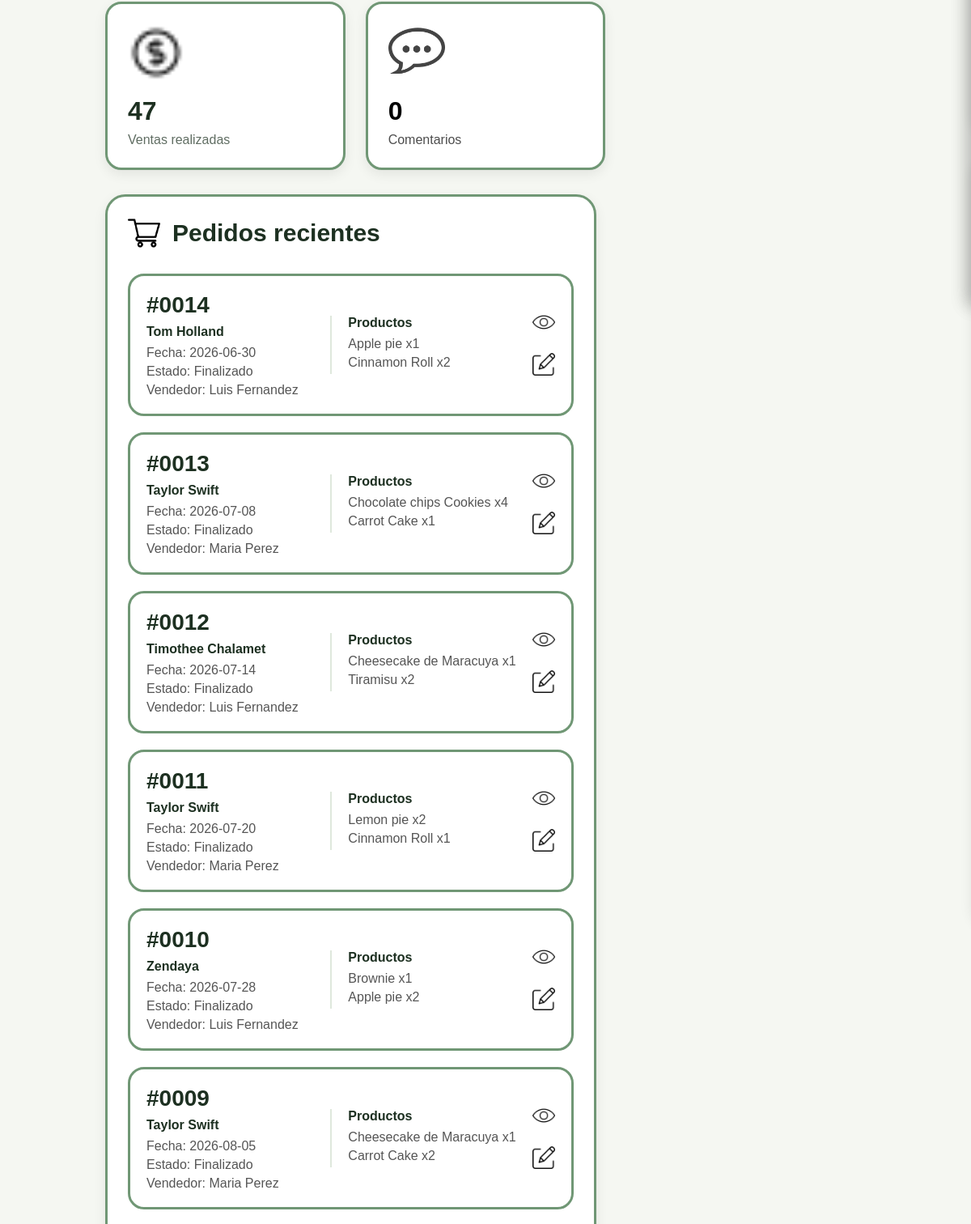
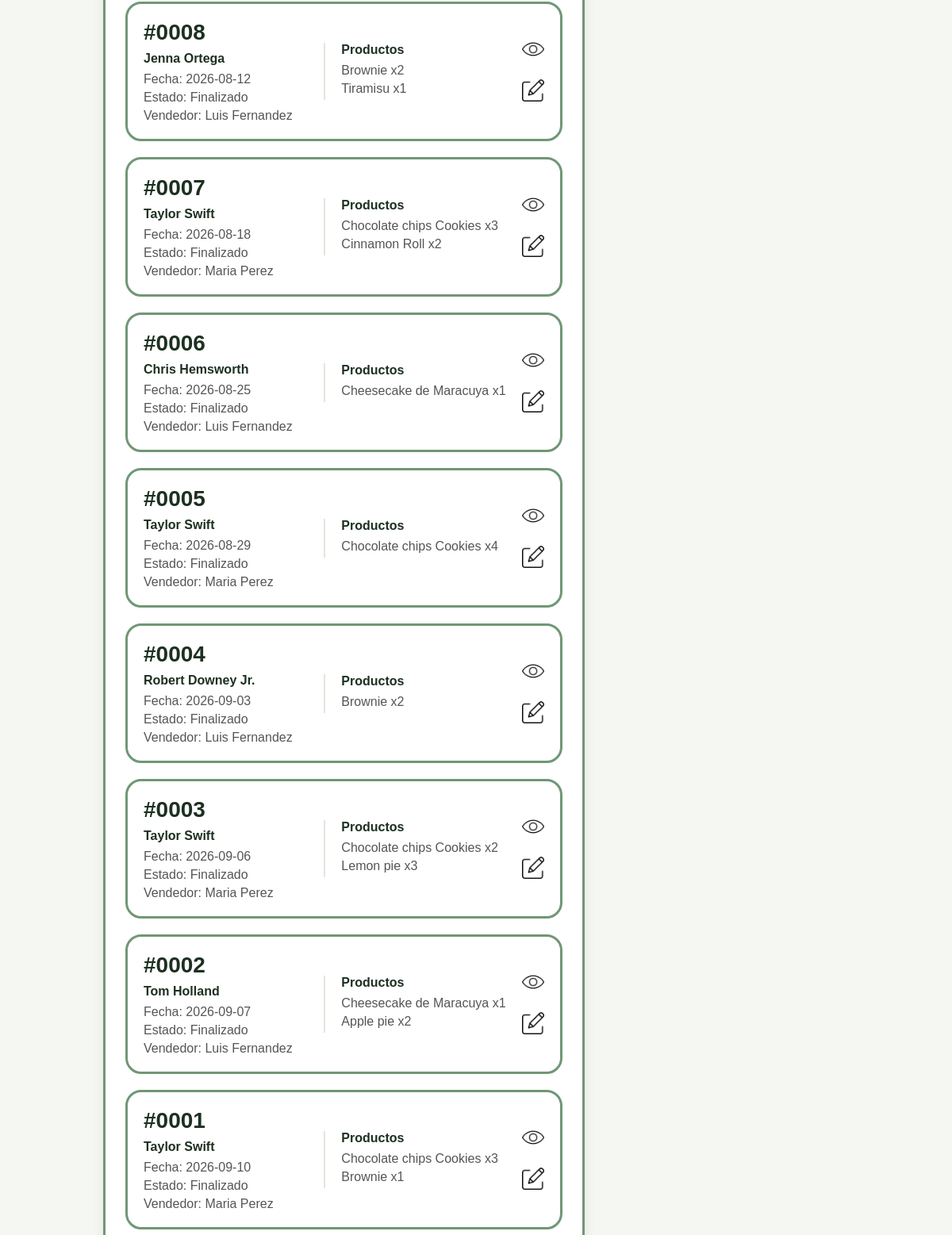
/paginaadmin.php (middle part), run on an earlier commit of the app's database (2 pictures, top to bottom).
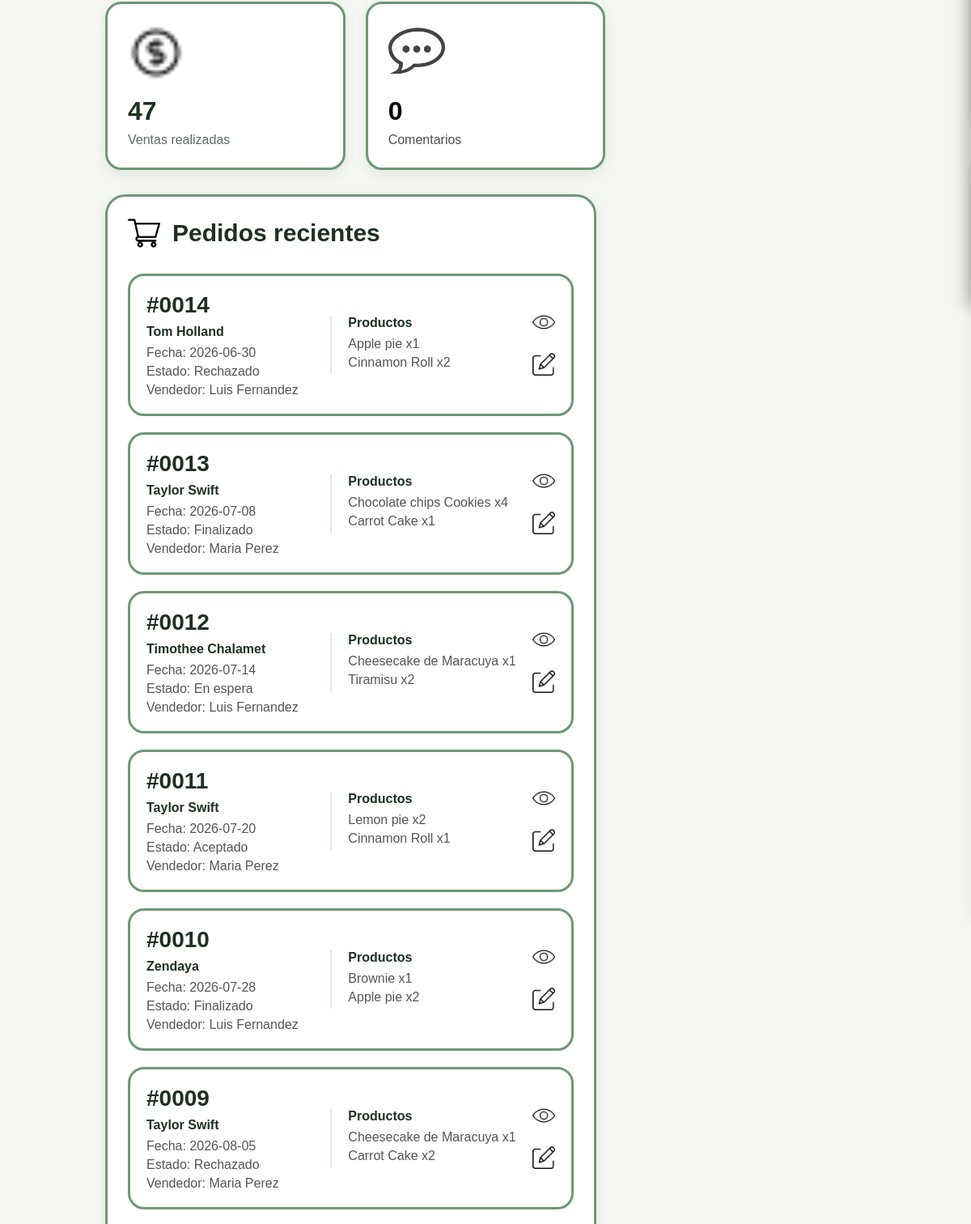
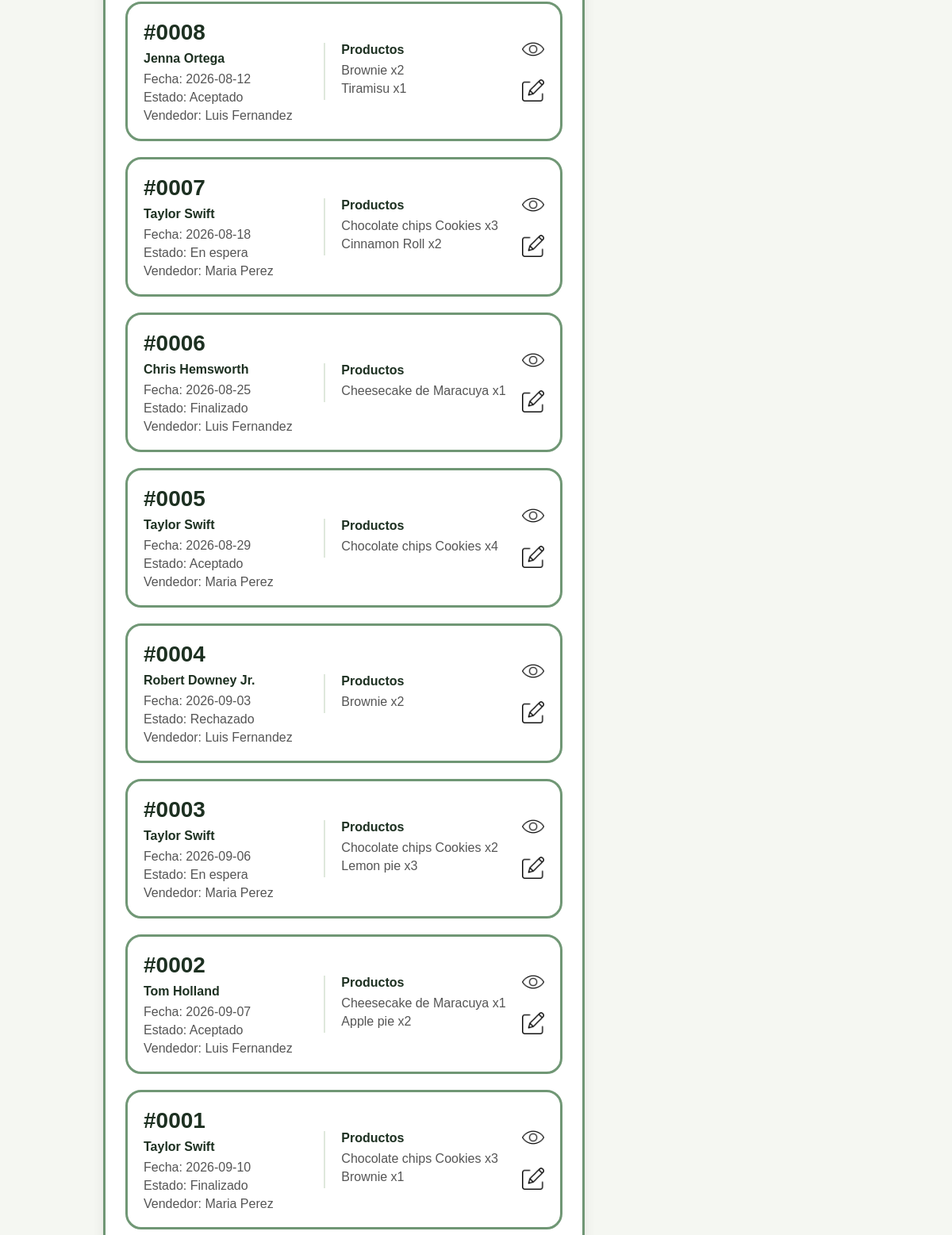
And on a later commit of the database (2 pictures, top to bottom).
### tables this page shows
CREATE TABLE IF NOT EXISTS `pedidos` (
  `id` INT NOT NULL AUTO_INCREMENT,
  `Nombre` VARCHAR(200) NULL,
  `Fecha` DATE NULL,
  `Estado` VARCHAR(45) NULL,
  `NombreVendedor` VARCHAR(200) NULL,
  `Direccion` VARCHAR(45) NULL,
  `Telefono` INT NULL,
  PRIMARY KEY (`id`)
);

### paginaadmin.php (the view, shortened to what this page needs)
<?php
$servidor = "localhost";
$usuario = "root";
$contrasena = "";
$bd = "vakerysss";
$conn = new mysqli(
    $servidor,
    $usuario,
    $contrasena,
    $bd
);
$conn->set_charset("utf8");
?>
<!DOCTYPE html>
<html lang="en">
<head>
      <link rel="stylesheet" href="estilos/estilosadmin.css">
</head>
<body>
<?php
$sql = "SELECT * FROM pedidos ORDER BY id DESC";
$pedidos = mysqli_query($conn, $sql);
?>
 <br>
 <br>
<section class="stats">
    <div class="card">
        <img
            src="imagenes/dinero.png"
            alt=""
        >
        <h2>47</h2>
        <p>Ventas realizadas</p>
    </div>
    <div class="card">
        <a href="Comentarios/comentarios.php">
            <img
                src="imagenes/comentario.webp"
                alt=""
            >
            <h2>0</h2>
            <p>Comentarios</p>
        </a>
    </div>
</section>
<div class="content-grid">
    <section class="panel">
        <div class="panel-title">
            <img
                src="imagenes/carrito-de-compras.png"
                alt=""
            >
            <h2>
                Pedidos recientes
            </h2>
        </div>
        <div class="pedidos">
            <?php
            if (mysqli_num_rows($pedidos) > 0) {
                while ($pedido = mysqli_fetch_assoc($pedidos)) {
                    $idPedido = $pedido['id'];
                    $sqlProductos = "
                        SELECT *
                        FROM carrito
                        INNER JOIN productos
                        ON carrito.productos_Codigo = productos.Codigo
                        WHERE carrito.pedidos_id = '$idPedido'
                    ";
                    $productosPedido =
                        mysqli_query(
                            $conn,
                            $sqlProductos
                        );
            ?>
                <div class="pedido-card">
                    <div class="pedido-info">
                        <h3>
                            #<?php echo str_pad(
                                $pedido['id'],
                                4,
                                '0',
                                STR_PAD_LEFT
                            ); ?>
                        </h3>
                        <h4>
                            <?php echo $pedido['Nombre']; ?>
                        </h4>
                        <p>
                            Fecha:
                            <?php echo $pedido['Fecha']; ?>
                        </p>
                        <p>
                            Estado:
                            <?php echo $pedido['Estado']; ?>
                        </p>
                        <p>
                            Vendedor:
                            <?php echo $pedido['NombreVendedor']; ?>
                        </p>
                    </div>
                    <div class="pedido-productos">
                        <h4>
                            Productos
                        </h4>
                        <?php
                        if (
                            mysqli_num_rows(
                                $productosPedido
                            ) > 0
                        ) {
                            while (
                                $producto =
                                mysqli_fetch_assoc(
                                    $productosPedido
                                )
                            ) {
                        ?>
                            <p>
                                <?php echo
                                    $producto['NombreProducto'];
                                ?>
                                x<?php echo
                                    $producto['Cantidad'];
                                ?>
                            </p>
                        <?php
                            }
                        } else {
                        ?>
                            <p>
                                Sin productos
                            </p>
                        <?php } ?>
                    </div>
                    <div class="acciones">
                        <a
                            href="Pedidos/leerpedido.php?id=<?php echo $pedido['id']; ?>"
                        >
                            <img
                                src="imagenes/ojo-abierto.png"
                                alt="Ver"
                            >
                        </a>
                        <a
                            href="Pedidos/actualizarpedido.php?id=<?php echo $pedido['id']; ?>"
                        >
                            <img
                                src="imagenes/editarr.png"
                                alt="Editar"
                            >
                        </a>
                    </div>
                </div>
            <?php
                }
            } else {
            ?>
                <p>
                    No hay pedidos registrados.
                </p>
            <?php } ?>
        </div>
<br><br>
    </section>
</div>
</body>
</html>

What changed in the data, as far as the page shows it:
changed pedidos "0014": Estado "Finalizado" → "Rechazado"
changed pedidos "Timothee Chalamet": Estado "Finalizado" → "En espera"
changed pedidos "0011": Estado "Finalizado" → "Aceptado"
changed pedidos "0009": Estado "Finalizado" → "Rechazado"
changed pedidos "Jenna Ortega": Estado "Finalizado" → "Aceptado"
changed pedidos "0007": Estado "Finalizado" → "En espera"
changed pedidos "0005": Estado "Finalizado" → "Aceptado"
changed pedidos "Robert Downey Jr.": Estado "Finalizado" → "Rechazado"
changed pedidos "0003": Estado "Finalizado" → "En espera"
changed pedidos "0002": Estado "Finalizado" → "Aceptado"
